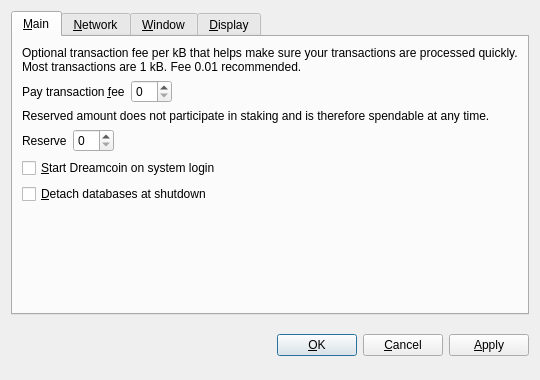
<?xml version="1.0" encoding="UTF-8"?>
<ui version="4.0">
 <class>OptionsDialog</class>
 <widget class="QDialog" name="OptionsDialog">
  <property name="geometry">
   <rect>
    <x>0</x>
    <y>0</y>
    <width>540</width>
    <height>380</height>
   </rect>
  </property>
  <property name="windowTitle">
   <string>Options</string>
  </property>
  <property name="modal">
   <bool>true</bool>
  </property>
  <layout class="QVBoxLayout" name="verticalLayout">
   <item>
    <widget class="QTabWidget" name="tabWidget">
     <property name="tabPosition">
      <enum>QTabWidget::North</enum>
     </property>
     <property name="currentIndex">
      <number>0</number>
     </property>
     <widget class="QWidget" name="tabMain">
      <attribute name="title">
       <string>&amp;Main</string>
      </attribute>
      <layout class="QVBoxLayout" name="verticalLayout_Main">
       <item>
        <widget class="QLabel" name="transactionFeeInfoLabel">
         <property name="text">
          <string>Optional transaction fee per kB that helps make sure your transactions are processed quickly. Most transactions are 1 kB. Fee 0.01 recommended.</string>
         </property>
         <property name="textFormat">
          <enum>Qt::PlainText</enum>
         </property>
         <property name="wordWrap">
          <bool>true</bool>
         </property>
        </widget>
       </item>
       <item>
        <layout class="QHBoxLayout" name="horizontalLayoutFee">
         <item>
          <widget class="QLabel" name="transactionFeeLabel">
           <property name="text">
            <string>Pay transaction &amp;fee</string>
           </property>
           <property name="textFormat">
            <enum>Qt::PlainText</enum>
           </property>
           <property name="buddy">
            <cstring>transactionFee</cstring>
           </property>
          </widget>
         </item>
         <item>
          <widget class="BitcoinAmountField" name="transactionFee"/>
         </item>
         <item>
          <spacer name="horizontalSpacerFee">
           <property name="orientation">
            <enum>Qt::Horizontal</enum>
           </property>
           <property name="sizeHint" stdset="0">
            <size>
             <width>40</width>
             <height>20</height>
            </size>
           </property>
          </spacer>
         </item>
        </layout>
       </item>
       <item>
        <widget class="QLabel" name="reserveBalanceInfoLabel">
         <property name="text">
          <string>Reserved amount does not participate in staking and is therefore spendable at any time.</string>
         </property>
         <property name="textFormat">
          <enum>Qt::PlainText</enum>
         </property>
         <property name="wordWrap">
          <bool>true</bool>
         </property>
        </widget>
       </item>
       <item>
        <layout class="QHBoxLayout" name="horizontalLayoutReserveBalance">
         <item>
          <widget class="QLabel" name="reserveBalanceLabel">
           <property name="text">
            <string>Reserve</string>
           </property>
           <property name="textFormat">
            <enum>Qt::PlainText</enum>
           </property>
           <property name="buddy">
            <cstring>reserveBalance</cstring>
           </property>
          </widget>
         </item>
         <item>
          <widget class="BitcoinAmountField" name="reserveBalance"/>
         </item>
         <item>
          <spacer name="horizontalSpacerReserveBalance">
           <property name="orientation">
            <enum>Qt::Horizontal</enum>
           </property>
           <property name="sizeHint" stdset="0">
            <size>
             <width>40</width>
             <height>20</height>
            </size>
           </property>
          </spacer>
         </item>
        </layout>
       </item>
       <item>
        <widget class="QCheckBox" name="bitcoinAtStartup">
         <property name="toolTip">
          <string>Automatically start Dreamcoin after logging in to the system.</string>
         </property>
         <property name="text">
          <string>&amp;Start Dreamcoin on system login</string>
         </property>
        </widget>
       </item>
       <item>
        <widget class="QCheckBox" name="detachDatabases">
         <property name="toolTip">
          <string>Detach block and address databases at shutdown. This means they can be moved to another data directory, but it slows down shutdown. The wallet is always detached.</string>
         </property>
         <property name="text">
          <string>&amp;Detach databases at shutdown</string>
         </property>
        </widget>
       </item>
       <item>
        <spacer name="verticalSpacer_Main">
         <property name="orientation">
          <enum>Qt::Vertical</enum>
         </property>
         <property name="sizeHint" stdset="0">
          <size>
           <width>20</width>
           <height>40</height>
          </size>
         </property>
        </spacer>
       </item>
      </layout>
     </widget>
     <widget class="QWidget" name="tabNetwork">
      <attribute name="title">
       <string>&amp;Network</string>
      </attribute>
      <layout class="QVBoxLayout" name="verticalLayout_Network">
       <item>
        <widget class="QCheckBox" name="mapPortUpnp">
         <property name="toolTip">
          <string>Automatically open the Dreamcoin client port on the router. This only works when your router supports UPnP and it is enabled.</string>
         </property>
         <property name="text">
          <string>Map port using &amp;UPnP</string>
         </property>
        </widget>
       </item>
       <item>
        <widget class="QCheckBox" name="connectSocks">
         <property name="toolTip">
          <string>Connect to the Dreamcoin network through a SOCKS proxy (e.g. when connecting through Tor).</string>
         </property>
         <property name="text">
          <string>&amp;Connect through SOCKS proxy:</string>
         </property>
        </widget>
       </item>
       <item>
        <layout class="QHBoxLayout" name="horizontalLayout_Network">
         <item>
          <widget class="QLabel" name="proxyIpLabel">
           <property name="text">
            <string>Proxy &amp;IP:</string>
           </property>
           <property name="textFormat">
            <enum>Qt::PlainText</enum>
           </property>
           <property name="buddy">
            <cstring>proxyIp</cstring>
           </property>
          </widget>
         </item>
         <item>
          <widget class="QValidatedLineEdit" name="proxyIp">
           <property name="maximumSize">
            <size>
             <width>140</width>
             <height>16777215</height>
            </size>
           </property>
           <property name="toolTip">
            <string>IP address of the proxy (e.g. 127.0.0.1)</string>
           </property>
          </widget>
         </item>
         <item>
          <widget class="QLabel" name="proxyPortLabel">
           <property name="text">
            <string>&amp;Port:</string>
           </property>
           <property name="textFormat">
            <enum>Qt::PlainText</enum>
           </property>
           <property name="buddy">
            <cstring>proxyPort</cstring>
           </property>
          </widget>
         </item>
         <item>
          <widget class="QLineEdit" name="proxyPort">
           <property name="maximumSize">
            <size>
             <width>55</width>
             <height>16777215</height>
            </size>
           </property>
           <property name="toolTip">
            <string>Port of the proxy (e.g. 9050)</string>
           </property>
          </widget>
         </item>
         <item>
          <widget class="QLabel" name="socksVersionLabel">
           <property name="text">
            <string>SOCKS &amp;Version:</string>
           </property>
           <property name="textFormat">
            <enum>Qt::PlainText</enum>
           </property>
           <property name="buddy">
            <cstring>socksVersion</cstring>
           </property>
          </widget>
         </item>
         <item>
          <widget class="QValueComboBox" name="socksVersion">
           <property name="toolTip">
            <string>SOCKS version of the proxy (e.g. 5)</string>
           </property>
          </widget>
         </item>
         <item>
          <spacer name="horizontalSpacer_Network">
           <property name="orientation">
            <enum>Qt::Horizontal</enum>
           </property>
           <property name="sizeHint" stdset="0">
            <size>
             <width>40</width>
             <height>20</height>
            </size>
           </property>
          </spacer>
         </item>
        </layout>
       </item>
       <item>
        <spacer name="verticalSpacer_Network">
         <property name="orientation">
          <enum>Qt::Vertical</enum>
         </property>
         <property name="sizeHint" stdset="0">
          <size>
           <width>20</width>
           <height>40</height>
          </size>
         </property>
        </spacer>
       </item>
      </layout>
     </widget>
     <widget class="QWidget" name="tabWindow">
      <attribute name="title">
       <string>&amp;Window</string>
      </attribute>
      <layout class="QVBoxLayout" name="verticalLayout_Window">
       <item>
        <widget class="QCheckBox" name="minimizeToTray">
         <property name="toolTip">
          <string>Show only a tray icon after minimizing the window.</string>
         </property>
         <property name="text">
          <string>&amp;Minimize to the tray instead of the taskbar</string>
         </property>
        </widget>
       </item>
       <item>
        <widget class="QCheckBox" name="minimizeOnClose">
         <property name="toolTip">
          <string>Minimize instead of exit the application when the window is closed. When this option is enabled, the application will be closed only after selecting Quit in the menu.</string>
         </property>
         <property name="text">
          <string>M&amp;inimize on close</string>
         </property>
        </widget>
       </item>
       <item>
        <spacer name="verticalSpacer_Window">
         <property name="orientation">
          <enum>Qt::Vertical</enum>
         </property>
         <property name="sizeHint" stdset="0">
          <size>
           <width>20</width>
           <height>40</height>
          </size>
         </property>
        </spacer>
       </item>
      </layout>
     </widget>
     <widget class="QWidget" name="tabDisplay">
      <attribute name="title">
       <string>&amp;Display</string>
      </attribute>
      <layout class="QVBoxLayout" name="verticalLayout_Display">
       <item>
        <layout class="QHBoxLayout" name="horizontalLayout_1_Display">
         <item>
          <widget class="QLabel" name="langLabel">
           <property name="text">
            <string>User Interface &amp;language:</string>
           </property>
           <property name="textFormat">
            <enum>Qt::PlainText</enum>
           </property>
           <property name="buddy">
            <cstring>lang</cstring>
           </property>
          </widget>
         </item>
         <item>
          <widget class="QValueComboBox" name="lang">
           <property name="toolTip">
            <string>The user interface language can be set here. This setting will take effect after restarting Dreamcoin.</string>
           </property>
          </widget>
         </item>
        </layout>
       </item>
       <item>
        <layout class="QHBoxLayout" name="horizontalLayout_2_Display">
         <item>
          <widget class="QLabel" name="unitLabel">
           <property name="text">
            <string>&amp;Unit to show amounts in:</string>
           </property>
           <property name="textFormat">
            <enum>Qt::PlainText</enum>
           </property>
           <property name="buddy">
            <cstring>unit</cstring>
           </property>
          </widget>
         </item>
         <item>
          <widget class="QValueComboBox" name="unit">
           <property name="toolTip">
            <string>Choose the default subdivision unit to show in the interface and when sending coins.</string>
           </property>
          </widget>
         </item>
        </layout>
       </item>
       <item>
        <widget class="QCheckBox" name="displayAddresses">
         <property name="toolTip">
          <string>Whether to show Dreamcoin addresses in the transaction list or not.</string>
         </property>
         <property name="text">
          <string>&amp;Display addresses in transaction list</string>
         </property>
        </widget>
       </item>
       <item>
        <widget class="QCheckBox" name="coinControlFeatures">
         <property name="toolTip">
          <string>Whether to show coin control features or not.</string>
         </property>
         <property name="text">
          <string>Display coin &amp;control features (experts only!)</string>
         </property>
        </widget>
       </item>
       <item>
        <spacer name="verticalSpacer_Display">
         <property name="orientation">
          <enum>Qt::Vertical</enum>
         </property>
         <property name="sizeHint" stdset="0">
          <size>
           <width>20</width>
           <height>40</height>
          </size>
         </property>
        </spacer>
       </item>
      </layout>
     </widget>
    </widget>
   </item>
   <item>
    <layout class="QHBoxLayout" name="horizontalLayout_Buttons">
     <item>
      <spacer name="horizontalSpacer_1">
       <property name="orientation">
        <enum>Qt::Horizontal</enum>
       </property>
       <property name="sizeHint" stdset="0">
        <size>
         <width>40</width>
         <height>48</height>
        </size>
       </property>
      </spacer>
     </item>
     <item>
      <widget class="QLabel" name="statusLabel">
       <property name="font">
        <font>
         <weight>75</weight>
         <bold>true</bold>
        </font>
       </property>
       <property name="text">
        <string/>
       </property>
       <property name="textFormat">
        <enum>Qt::PlainText</enum>
       </property>
       <property name="wordWrap">
        <bool>true</bool>
       </property>
      </widget>
     </item>
     <item>
      <spacer name="horizontalSpacer_2">
       <property name="orientation">
        <enum>Qt::Horizontal</enum>
       </property>
       <property name="sizeHint" stdset="0">
        <size>
         <width>40</width>
         <height>48</height>
        </size>
       </property>
      </spacer>
     </item>
     <item>
      <widget class="QPushButton" name="okButton">
       <property name="text">
        <string>&amp;OK</string>
       </property>
      </widget>
     </item>
     <item>
      <widget class="QPushButton" name="cancelButton">
       <property name="text">
        <string>&amp;Cancel</string>
       </property>
       <property name="autoDefault">
        <bool>false</bool>
       </property>
      </widget>
     </item>
     <item>
      <widget class="QPushButton" name="applyButton">
       <property name="text">
        <string>&amp;Apply</string>
       </property>
       <property name="autoDefault">
        <bool>false</bool>
       </property>
      </widget>
     </item>
    </layout>
   </item>
  </layout>
 </widget>
 <customwidgets>
  <customwidget>
   <class>BitcoinAmountField</class>
   <extends>QSpinBox</extends>
   <header>bitcoinamountfield.h</header>
  </customwidget>
  <customwidget>
   <class>QValueComboBox</class>
   <extends>QComboBox</extends>
   <header>qvaluecombobox.h</header>
  </customwidget>
  <customwidget>
   <class>QValidatedLineEdit</class>
   <extends>QLineEdit</extends>
   <header>qvalidatedlineedit.h</header>
  </customwidget>
 </customwidgets>
 <resources/>
 <connections/>
</ui>
